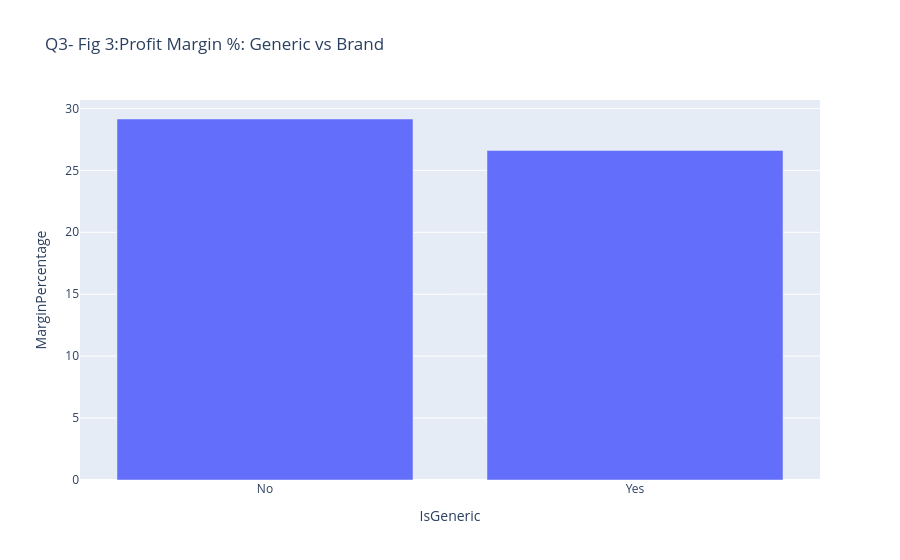

Notebook cell for this chart:
### Code cell
# 3. Generic vs Brand Margin Impact
generic_impact = df.groupby('IsGeneric')['MarginPercentage'].mean().reset_index()
fig3 = px.bar(generic_impact, x='IsGeneric', y='MarginPercentage', title="Q3- Fig 3:Profit Margin %: Generic vs Brand")
fig3

### Figure 1 — Plotly figure (JSON) as saved in the notebook; plotly's stock layout.template omitted (floating-point values rounded to 4 significant figures)
{"data": [{"hovertemplate": "IsGeneric=%{x}<br>MarginPercentage=%{y}<extra></extra>", "legendgroup": "", "marker": {"color": "#636efa", "pattern": {"shape": ""}}, "name": "", "orientation": "v", "showlegend": false, "textposition": "auto", "type": "bar", "x": ["No", "Yes"], "xaxis": "x", "y": [29.15, 26.61], "yaxis": "y"}], "layout": {"barmode": "relative", "legend": {"tracegroupgap": 0}, "title": {"text": "Q3- Fig 3:Profit Margin %: Generic vs Brand"}, "xaxis": {"anchor": "y", "domain": [0, 1], "title": {"text": "IsGeneric"}}, "yaxis": {"anchor": "x", "domain": [0, 1], "title": {"text": "MarginPercentage"}}}}
